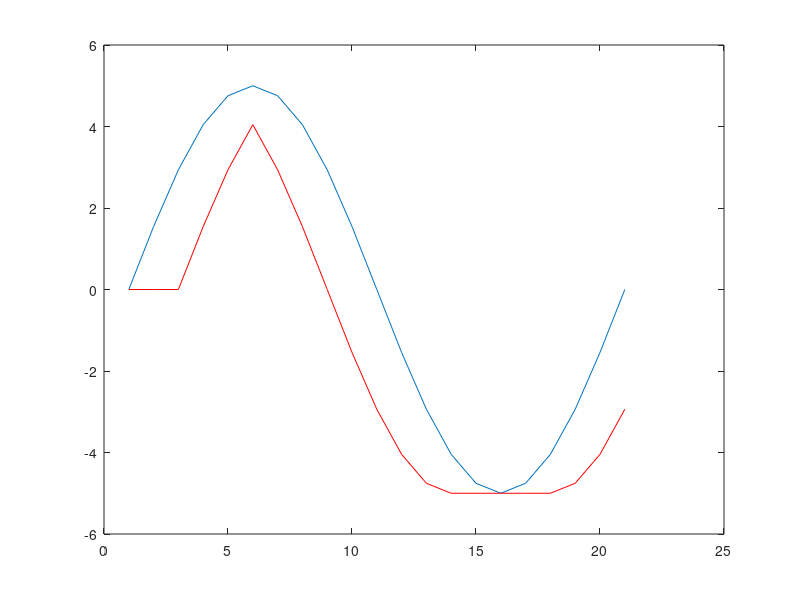

Write the MATLAB code that produced this figure.
%
% script_02.m
% Erosion: MATLAB sample (1D Case)
%

clear all;
close all;

w = 0:2 * pi / 20:2 * pi;
y = 5 * sin(w);
se = [1 1 1 1 1];
ye = imerode(y, se);
plot(y);
hold on;
plot(ye, '-r');
